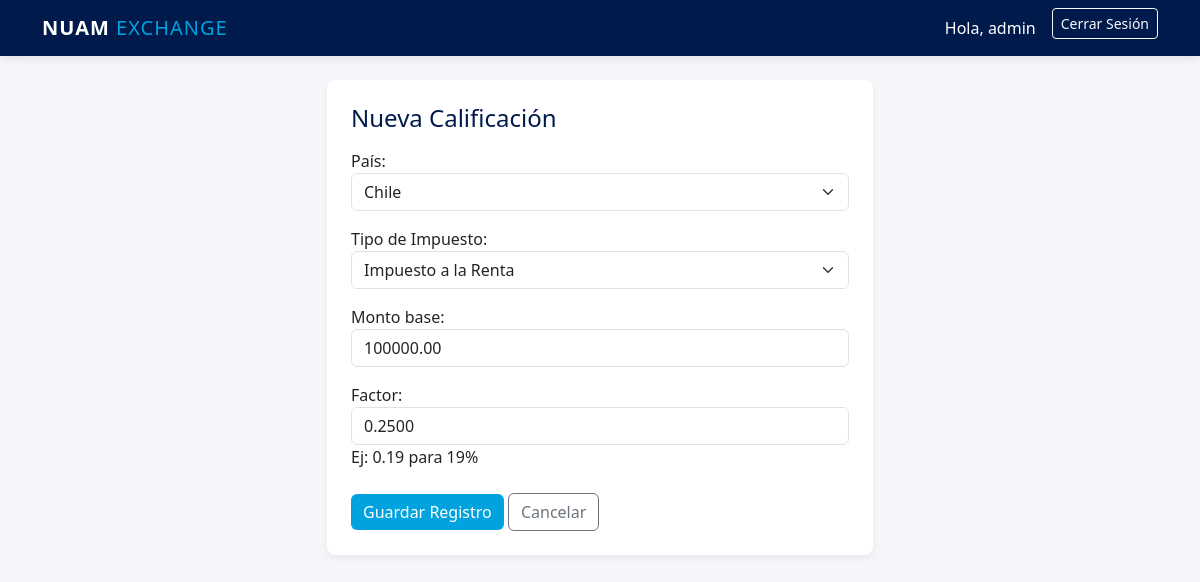
The app's page /editar/4/ (signed in) with its own data.
### calificaciones/models.py (models this page shows, shortened)
class Calificacion(models.Model):
    PAISES = [
        ('CHILE', 'Chile'),
        ('PERU', 'Perú'),
        ('COLOMBIA', 'Colombia'),
    ]
    TIPO_IMPUESTO = [
        ('IVA', 'IVA / IGV'),
        ('RENTA', 'Impuesto a la Renta'),
        ('ADUANA', 'Impuesto Aduanero'),
    ]
    pais = models.CharField(max_length=20, choices=PAISES, verbose_name="País")
    tipo = models.CharField(max_length=20, choices=TIPO_IMPUESTO, verbose_name="Tipo de Impuesto")
    monto_base = models.DecimalField(max_digits=12, decimal_places=2)
    factor = models.DecimalField(max_digits=5, decimal_places=4, help_text="Ej: 0.19 para 19%")
    fecha_registro = models.DateTimeField(default=timezone.now)
    analista = models.ForeignKey(User, on_delete=models.CASCADE) # Auditoría: quién lo hizo

### calificaciones/views.py (the view)
# urls.py: path('editar/<int:id>/', views.editar_calificacion, name='editar'),
@login_required
@permission_required('calificaciones.change_calificacion', raise_exception=True)
def editar_calificacion(request, id):
    calificacion = get_object_or_404(Calificacion, id=id)
    if request.method == 'POST':
        form = CalificacionForm(request.POST, instance=calificacion)
        if form.is_valid():
            form.save()
            LogAuditoria.objects.create(
                usuario=request.user,
                accion="EDITAR",
                detalle=f"Desde App Django: Editó ID #{id}"
            )
            return redirect('dashboard')
    else:
        form = CalificacionForm(instance=calificacion)
    return render(request, 'calificaciones/formulario.html', {'form': form, 'titulo': 'Editar Calificación'})

### calificaciones/forms.py
class CalificacionForm(forms.ModelForm):
    class Meta:
        model = Calificacion
        fields = ['pais', 'tipo', 'monto_base', 'factor']
        widgets = {
            'pais': forms.Select(attrs={'class': 'form-select'}),
            'tipo': forms.Select(attrs={'class': 'form-select'}),
            'monto_base': forms.NumberInput(attrs={'class': 'form-control', 'placeholder': '0.00'}),
            'factor': forms.NumberInput(attrs={'class': 'form-control', 'placeholder': '0.19'}),
        }

### calificaciones/templates/calificaciones/formulario.html (shortened to what this page needs)
{% extends 'calificaciones/base.html' %}
{% block content %}
<div class="row justify-content-center">
    <div class="col-md-6">
        <div class="card p-4">
            <h4 class="mb-3" style="color: #001A4B;">Nueva Calificación</h4>
            <form method="post">
                {{ form.as_p }}
                <div class="mt-4">
                    <button type="submit" class="btn btn-nuam">Guardar Registro</button>
                    <a href="{% url 'dashboard' %}" class="btn btn-outline-secondary">Cancelar</a>
                </div>
            </form>
        </div>
    </div>
</div>
{% endblock %}

### calificaciones/templates/calificaciones/base.html (shortened to what this page needs)
<!DOCTYPE html>
<html lang="es">
<head>
    <link href="https://cdn.jsdelivr.net/npm/bootstrap@5.3.0/dist/css/bootstrap.min.css" rel="stylesheet">
</head>
<body>
    <nav class="navbar navbar-expand-lg navbar-dark mb-4">
        <div class="container">
            <a class="navbar-brand" href="#">NUAM <span style="font-weight:300; color:#00A3E0">EXCHANGE</span></a>
            {% if user.is_authenticated %}
            <div class="d-flex">
                <span class="navbar-text text-white me-3">Hola, {{ user.username }}</span>
                <form action="{% url 'logout' %}" method="post">
                    <button type="submit" class="btn btn-outline-light btn-sm">Cerrar Sesión</button>
                </form>
            </div>
            {% endif %}
        </div>
    </nav>
    <div class="container">
        {% block content %}{% endblock %}
    </div>
</body>
</html>

### calificaciones/templates/calificaciones/base.html (style rules this page uses)
:root { --nuam-blue: #001A4B; --nuam-light: #00A3E0; --nuam-grey: #F4F6F9; }
body { background-color: var(--nuam-grey); font-family: 'Segoe UI', sans-serif; }
.navbar { background-color: var(--nuam-blue); box-shadow: 0 2px 10px rgba(0,0,0,0.1); }
.navbar-brand { font-weight: bold; letter-spacing: 1px; }
.btn-nuam { background-color: var(--nuam-light); color: white; border: none; }
.card { border: none; border-radius: 8px; box-shadow: 0 4px 6px rgba(0,0,0,0.05); }

### records on screen
Calificacion: pais "Chile", tipo "Impuesto a la Renta", monto_base "100000.00", factor "0.2500"

### other values on screen
{{ user.username }} "admin"
